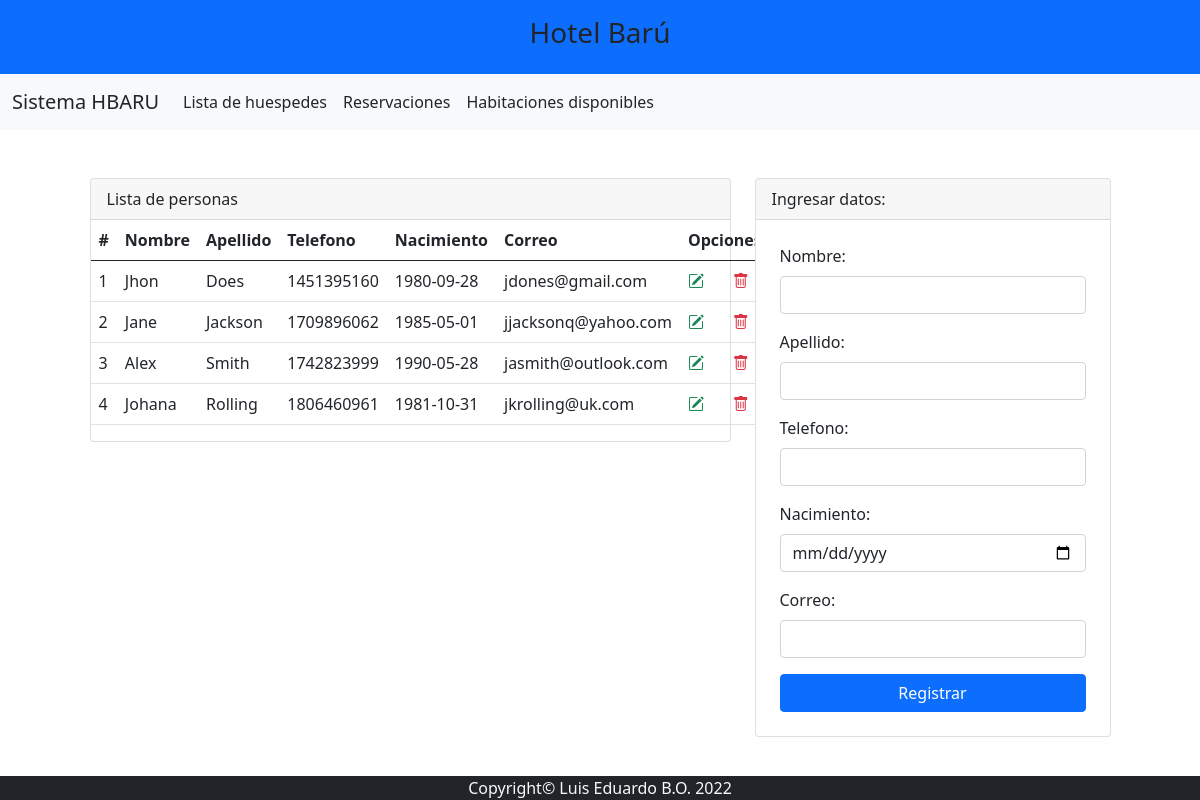
The page / on the database its author committed.
### tables this page shows
CREATE TABLE `user` (
  `id` int(10) NOT NULL,
  `firstname` varchar(50) NOT NULL,
  `lastname` varchar(50) NOT NULL,
  `phonenumber` int(50) NOT NULL,
  `birthdate` date NOT NULL,
  `email` varchar(150) NOT NULL
);

### index.php (the view, shortened to what this page needs)
<?php include 'template/header.php' ?>
<?php
    include_once "model/conexion.php";
    $sentencia = $bd -> query("select * from user");
    $persona = $sentencia->fetchAll(PDO::FETCH_OBJ);
?>
<div class="container mt-5">
    <div class="row justify-content-center">
        <div class="col-md-7">
            <div class="card">
                <div class="card-header p-12">
                    Lista de personas
                </div>
                <div class="p-20">
                    <table class="table align-middle">
                        <thead>
                            <tr>
                                <th scope="col">#</th>
                                <th scope="col">Nombre</th>
                                <th scope="col">Apellido</th>
                                <th scope="col">Telefono</th>
                                <th scope="col">Nacimiento</th>
                                <th scope="col">Correo</th>
                                <th scope="col" colspan="2">Opciones</th>
                            </tr>
                        </thead>
                        <tbody>
                            <?php
                                foreach($persona as $dato){
                            ?>
                            <tr>
                                <td scope="row"><?php echo $dato->id; ?></td>
                                <td><?php echo $dato->firstname; ?></td>
                                <td><?php echo $dato->lastname; ?></td>
                                <td><?php echo $dato->phonenumber; ?></td>
                                <td><?php echo $dato->birthdate; ?></td>
                                <td><?php echo $dato->email; ?></td>
                                <td><a class="text-success" href="editar.php?id=<?php echo $dato->id; ?>"><i class="bi bi-pencil-square"></i></a></td>
                                <td><a onclick="return confirm('Estas seguro de eliminar?');" class="text-danger" href="eliminar.php?codigo=<?php echo $dato->id; ?>"><i class="bi bi-trash"></i></a></td>
                            </tr>
                            <?php
                                }
                            ?>
                        </tbody>
                    </table>
                </div>
            </div>
        </div>
        <div class="col-md-4">
            <div class="card">
                <div class="card-header">
                    Ingresar datos:
                </div>
                <form class="p-4" method="POST" action="registrar.php">
                    <div class="mb-3">
                        <label class="form-label">Nombre: </label>
                        <input type="text" class="form-control" name="txtNombre" autofocus required>
                    </div>
                    <div class="mb-3">
                        <label class="form-label">Apellido: </label>
                        <input type="text" class="form-control" name="txtApellido" autofocus required>
                    </div>
                    <div class="mb-3">
                        <label class="form-label">Telefono: </label>
                        <input type="number" class="form-control" name="txtTelefono" autofocus required>
                    </div>
                    <div class="mb-3">
                        <label class="form-label">Nacimiento: </label>
                        <input type="date" class="form-control" name="txtNacimiento" autofocus required>
                    </div>
                    <div class="mb-3">
                        <label class="form-label">Correo: </label>
                        <input type="email" class="form-control" name="txtCorreo" autofocus required>
                    </div>
                    <div class="d-grid">
                        <input type="submit" class="btn btn-primary" value="Registrar">
                    </div>
                </form>
            </div>
        </div>
    </div>
</div>
<?php include 'template/footer.php' ?>

### rows shown on the page
user: id "1", firstname "Jhon", lastname "Does", phonenumber "1451395160", birthdate "1980-09-28", email "jdones@gmail.com"
user: id "2", firstname "Jane", lastname "Jackson", phonenumber "1709896062", birthdate "1985-05-01", email "jjacksonq@yahoo.com"
user: id "3", firstname "Alex", lastname "Smith", phonenumber "1742823999", birthdate "1990-05-28", email "jasmith@outlook.com"
user: id "4", firstname "Johana", lastname "Rolling", phonenumber "1806460961", birthdate "1981-10-31", email "jkrolling@uk.com"
